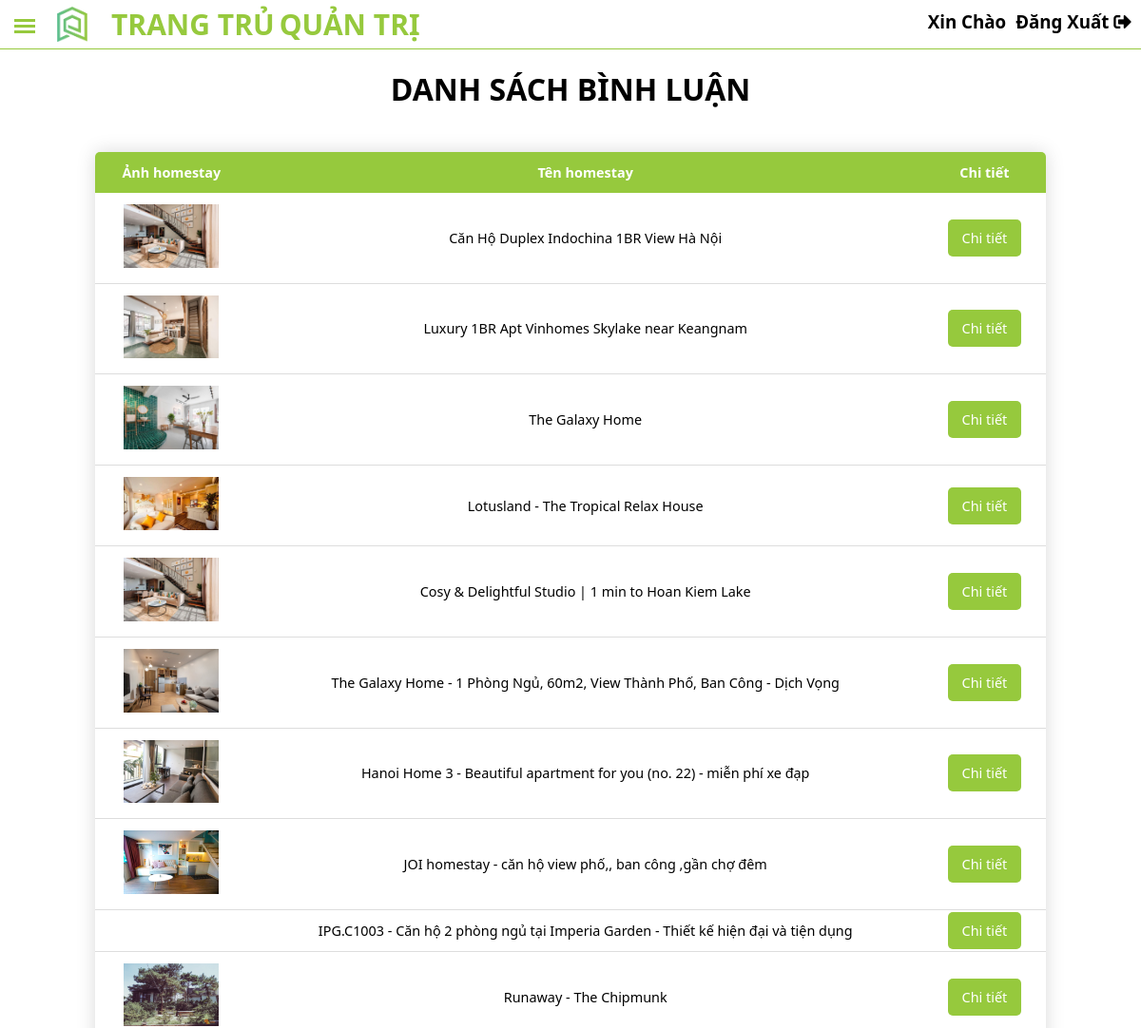
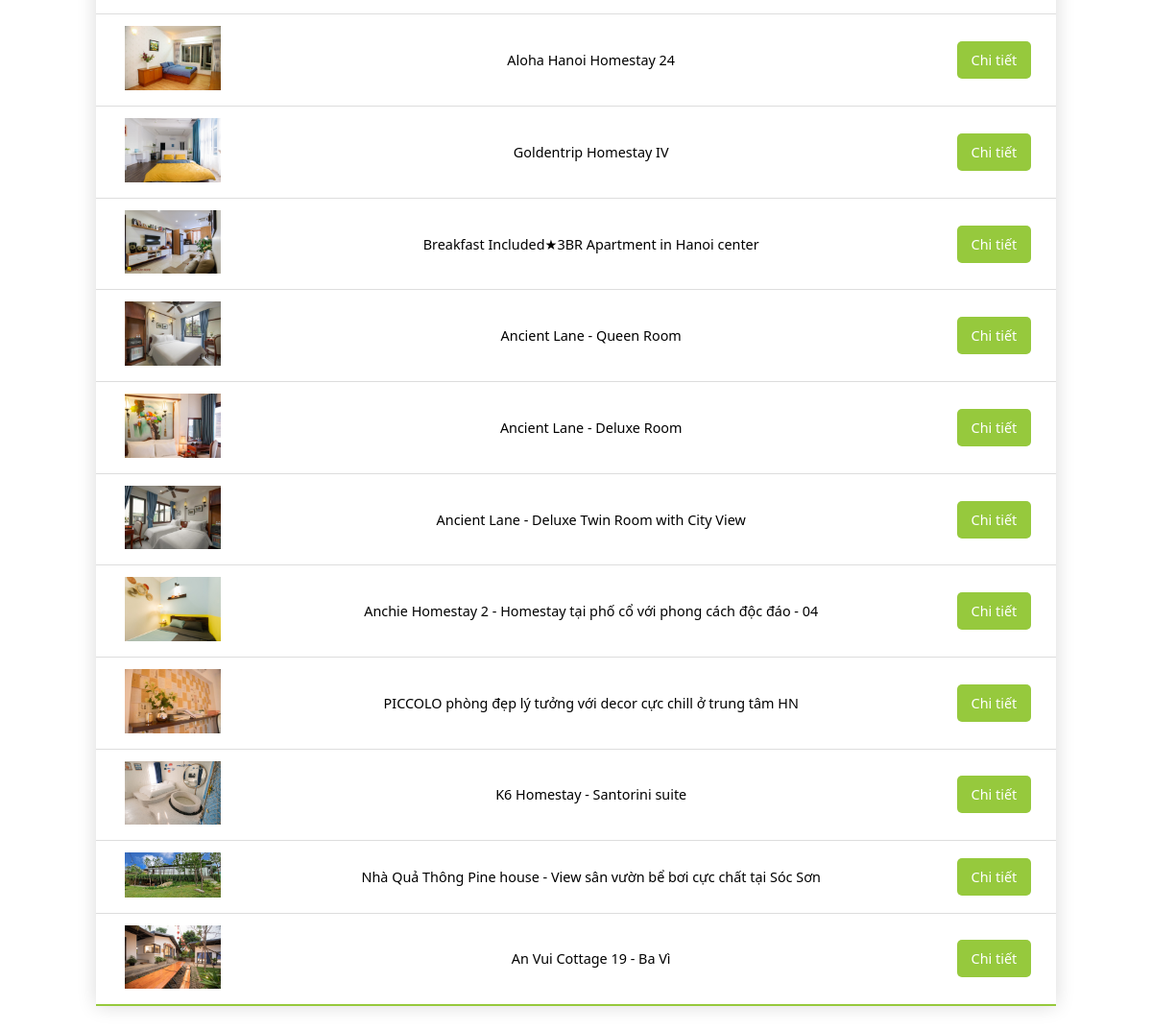
The app's page /binh_luan/adshow_bl.php with its own data (2 pictures, top to bottom).
### tables this page shows
CREATE TABLE `homestay` (
  `ma_hs` int(11) NOT NULL,
  `ten_hs` varchar(255) NOT NULL,
  `anh_hs` varchar(255) NOT NULL,
  `gioi_thieu` text NOT NULL,
  `ma_dd` int(11) NOT NULL,
  `ma_lp` int(11) NOT NULL,
  `gia` int(12) NOT NULL,
  `gia_km` int(12) NOT NULL DEFAULT 0
);

### database/database.php (called while the page is built, shortened)
<?php
class database
{
   public $conn;
   public function connect()
   {
      try {
         $this->conn = new PDO("mysql:host=localhost;dbname=du_an1; charset=utf8", "root", "");
         $this->conn->setAttribute(PDO::ATTR_ERRMODE, PDO::ERRMODE_EXCEPTION);
      } catch (PDOException $error) {
         echo "lỗi kết nối:" . $error->getMessage();
      }
   }
   public function select_all($sql_all)
   {
      try {
         $stmt = $this->conn->prepare($sql_all);
         $stmt->execute();
         $result = $stmt->fetchAll(PDO::FETCH_ASSOC);
         return $result;
      } catch (PDOException $error) {
         echo "lỗi kết nối:" . $error->getMessage();
      } finally {
         unset($conn);
      }
   }
}

### class/class.php (called while the page is built, shortened)
<?php
include_once "../database/database.php";
class user_class
{
    public $controll;
    public function __construct()
    {
        $this->controll = new database();
    }
    public function show_homestay()
    {
        $show_datphong = "SELECT * FROM homestay ";
        $result = $this->controll->select_all($show_datphong);
        return $result;
    }
}

### binh_luan/adshow_bl.php (the view, shortened to what this page needs)
<?php include_once "../class/class.php"; ?>
<?php include_once "../admin/admin.php"; ?>
<div class="container">
  <?php include_once "../class/class.php" ?>
  <h1>Danh sách bình luận</h1>
  <table class="content-table">
    <thead>
      <tr>
        <th>Ảnh homestay</th>
        <th>Tên homestay</th>
        <th>Chi tiết</th>
      </tr>
    </thead>
    <tbody>
      <?php
      $list = new user_class();
      $home = $list->show_homestay();
      foreach ($home as $row) { ?>
        <tr>
          <td><img src="../img/anh_hs/<?php echo $row['anh_hs'] ?>" alt=""></td>
          <td><?php echo $row['ten_hs'] ?></td>
          <td><a class="details" href="chitiet_showbl.php?ma_hs=<?php echo $row['ma_hs'] ?>">Chi tiết</a></td>
        </tr>
      <?php } ?>
    </tbody>
  </table>
</div>

### admin/admin.php (shortened to what this page needs)
<!DOCTYPE html>
<html lang="en">
<head>
  <link rel="stylesheet" href="../css/admin.css">
  <link rel="stylesheet" href="https://cdnjs.cloudflare.com/ajax/libs/font-awesome/5.15.3/css/all.min.css">
</head>
<body>
  <header>
    <div class="wrapper">
      <div class="menu">
        <label for="openSidebarMenu" class="sidebarIconToggle">
          <div class="spinner diagonal part-1"></div>
          <div class="spinner horizontal"></div>
          <div class="spinner diagonal part-2"></div>
        </label>
      </div>
      <div class="logo"><a href=""><img src="../img/logo/logoo.png" title="Trang Chủ Homestay Hanoi" width="50px"></a></div>
      <div class="text-title">
        <h5>Trang Trủ </h5>
        <h5>Quản Trị</h5>
      </div>
    </div>
    <div class="hello">
      <h3>Xin Chào</h3>
      <h3><a href="../khach_hang/formdx.php" class="logout">Đăng Xuất <i class="fas fa-sign-out-alt"></i></a></h3>
    </div>
  </header>
</body>
</html>

### css/admin.css (style rules this page uses)
* { margin: 0; padding: 0; box-sizing: border-box; outline: none; font-family: 'Segoe UI', Tahoma, Geneva, Verdana, sans-serif; }
header { display: flex; justify-content: space-between; border-bottom: 1px solid #96c93d; }
.wrapper { display: flex; justify-content: center; }
.container { max-width: 1000px; text-align: center; margin: auto; }
.sidebarIconToggle { transition: all 0.3s; box-sizing: border-box; cursor: pointer; position: absolute; z-index: 99; height: 100%; width: 100%; top: 20px; left: 15px; height: 22px; width: 22px; }
.spinner { transition: all 0.3s; box-sizing: border-box; position: absolute; height: 3px; width: 100%; background-color: #96c93d; }
.horizontal { transition: all 0.3s; box-sizing: border-box; position: relative; float: left; margin-top: 3px; }
.diagonal.part-1 { position: relative; transition: all 0.3s; box-sizing: border-box; float: left; }
.diagonal.part-2 { transition: all 0.3s; box-sizing: border-box; position: relative; float: left; margin-top: 3px; }
.logo { margin: 7px 0 0 60px; }
.logo img { width: 11%; }
.text-title { position: relative; left: -250px; display: flex; margin-left: 10px; }
.text-title h5 { color: #96c93d; margin: 5px 0 0 5px; font-size: 30px; text-transform: uppercase; }
.hello { display: flex; justify-content: flex-end; height: 51px; }
.hello h3 { padding: 10px 10px 0 0; }
.hello h3 a { text-decoration: none; color: black; }

### binh_luan/adshow_bl.php (style rules this page uses)
.container { max-width: 1000px; margin: auto; }
.container h1 { text-transform: uppercase; padding: 20px 0; }
.content-table { border-collapse: collapse; margin: 25px 0; font-size: 0.9em; width: 1000px; border-radius: 5px 5px 0 0; overflow: hidden; box-shadow: 0 0 20px rgba(0, 0, 0, 0.15); }
.content-table thead tr { background-color: #96c93d; color: #ffffff; text-align: center; font-weight: bold; }
.content-table th, .content-table td { padding: 12px 15px; }
.content-table tbody tr { border-bottom: 1px solid #dddddd; transition: all 0.3s ease-in-out; }
.content-table td img { width: 100px; }
.content-table td .details { text-decoration: none; color: #fff; padding: 10px 15px; background-color: #96c93d; border-radius: 5px; transition: all 0.3s ease-in-out; }
.content-table tbody tr:last-of-type { border-bottom: 2px solid #96c93d; }

### records on screen
homestay: anh_hs (picture), ten_hs "Căn Hộ Duplex Indochina 1BR View Hà Nội"
homestay: anh_hs (picture), ten_hs "Luxury 1BR Apt Vinhomes Skylake near Keangnam"
homestay: anh_hs (picture), ten_hs "The Galaxy Home"
homestay: anh_hs (picture), ten_hs "Lotusland - The Tropical Relax House"
homestay: anh_hs (picture), ten_hs "Cosy & Delightful Studio | 1 min to Hoan Kiem Lake"
homestay: anh_hs (picture), ten_hs "The Galaxy Home - 1 Phòng Ngủ, 60m2, View Thành Phố, Ban Công - Dịch Vọng"
homestay: anh_hs (picture), ten_hs "Hanoi Home 3 - Beautiful apartment for you (no. 22) - miễn phí xe đạp"
homestay: anh_hs (picture), ten_hs "JOI homestay - căn hộ view phố,, ban công ,gần chợ đêm"
homestay: ten_hs "IPG.C1003 - Căn hộ 2 phòng ngủ tại Imperia Garden - Thiết kế hiện đại và tiện dụng"
homestay: anh_hs (picture), ten_hs "Runaway - The Chipmunk"
homestay: anh_hs (picture), ten_hs "Aloha Hanoi Homestay 24"
homestay: anh_hs (picture), ten_hs "Goldentrip Homestay IV"
homestay: anh_hs (picture), ten_hs "Breakfast Included★3BR Apartment in Hanoi center"
homestay: anh_hs (picture), ten_hs "Ancient Lane - Queen Room"
homestay: anh_hs (picture), ten_hs "Ancient Lane - Deluxe Room"
homestay: anh_hs (picture), ten_hs "Ancient Lane - Deluxe Twin Room with City View"
homestay: anh_hs (picture), ten_hs "Anchie Homestay 2 - Homestay tại phố cổ với phong cách độc đáo - 04"
homestay: anh_hs (picture), ten_hs "PICCOLO phòng đẹp lý tưởng với decor cực chill ở trung tâm HN"
homestay: anh_hs (picture), ten_hs "K6 Homestay - Santorini suite"
homestay: anh_hs (picture), ten_hs "Nhà Quả Thông Pine house - View sân vườn bể bơi cực chất tại Sóc Sơn"
homestay: anh_hs (picture), ten_hs "An Vui Cottage 19 - Ba Vì"
